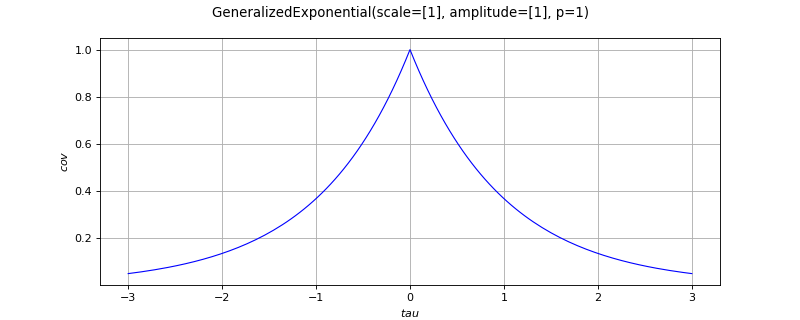

Write the Python code that produced this figure.
import openturns as ot
from matplotlib import pyplot as plt
from openturns.viewer import View
covarianceModel = ot.GeneralizedExponential()
if covarianceModel.getSpatialDimension() == 1:
    scale = covarianceModel.getScale()[0]
    if covarianceModel.isStationary():
        def f(x):
            return [covarianceModel(x)[0, 0]]
        func = ot.PythonFunction(1,1,f)
        func.setDescription(['$tau$', '$cov$'])
        cov_graph = func.draw(-3.0 * scale, 3.0 * scale, 129)
        fig = plt.figure(figsize=(10, 4))
        plt.suptitle(str(covarianceModel))
        cov_axis = fig.add_subplot(111)
        View(cov_graph, figure=fig, axes=[cov_axis], add_legend=False)
    else:
        def f(x):
            return [covarianceModel([x[0]], [x[1]])[0, 0]]
        func = ot.PythonFunction(2,1,f)
        func.setDescription(['$s$', '$t$', '$cov$'])
        cov_graph = func.draw([-3.0 * scale]*2, [3.0 * scale]*2, [129]*2)
        fig = plt.figure(figsize=(10, 4))
        plt.suptitle(str(covarianceModel))
        cov_axis = fig.add_subplot(111)
        View(cov_graph, figure=fig, axes=[cov_axis], add_legend=False)
